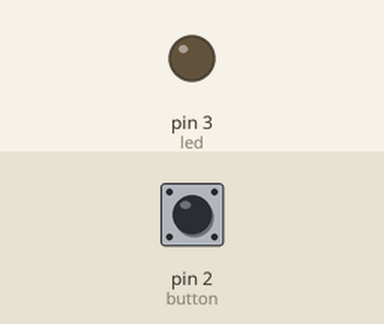
Recording of a sketch running on a simulated Arduino Uno, built with avr-gcc and run on an emulated ATmega328P. Shown: output pins drawn as LEDs (lit = HIGH). Dashed ring = blinking. The test bench sets the inputs (shaded band); at power-on: pin 2 (button) LOW.

Above: at 1.2 s.
1.3 s: pin 2 (button) pulled HIGH for 1 s
At 2.7 s:
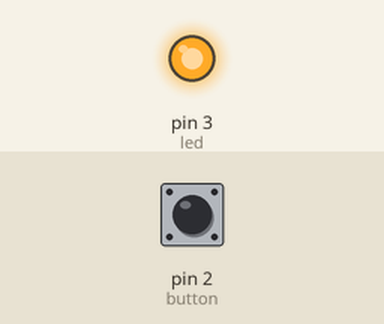
3.9 s: pin 2 (button) pulled HIGH for 0.25 s
At 5.3 s:
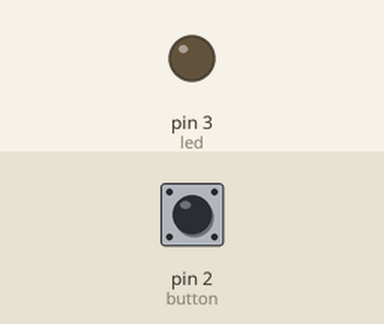
5.7 s: pin 2 (button) pulled HIGH for 3.2 s
At 6.1 s:
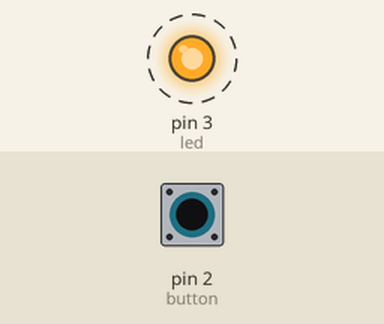
Timing chart, 0 to 10.5 s (numbered marks = the images above; inputs shaded):
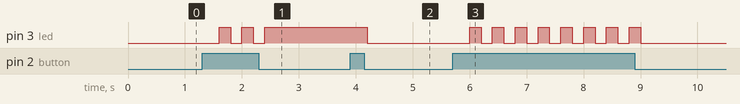

Measured:
- after the input at 1.3 s, pin 3 (led): alternates HIGH for 0.20 s and LOW for 0.20 s, 5 changes in all, then stays HIGH, starting after 0.30 s
- after the input at 3.9 s, pin 3 (led): HIGH → LOW after 0.30 s
- after the input at 5.7 s, pin 3 (led): alternates HIGH for 0.20 s and LOW for 0.20 s, 16 changes in all, then stays LOW, starting after 0.30 s

The sketch:

sketch_aug16b.ino
```cpp
int led = 3, button = 2, val = 0, state = 0;

void setup() {
  // put your setup code here, to run once:

pinMode(led, OUTPUT);
pinMode(button, INPUT);
}

void loop() {
  // put your main code here, to run repeatedly:
val = digitalRead(button);
delay(200);
if(val == HIGH)
{
  state = 1 - state;
  if(state==1)
digitalWrite(led, HIGH);
else
digitalWrite(led, LOW);
}
}
```
